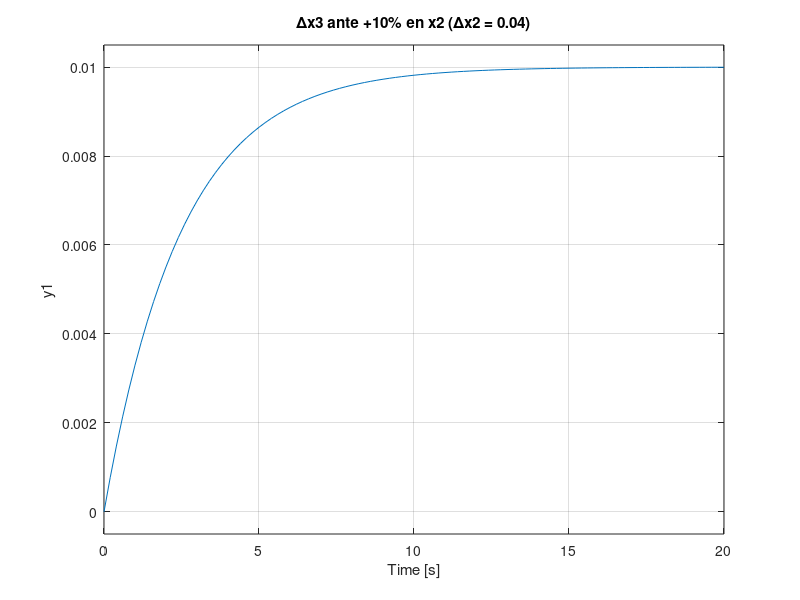
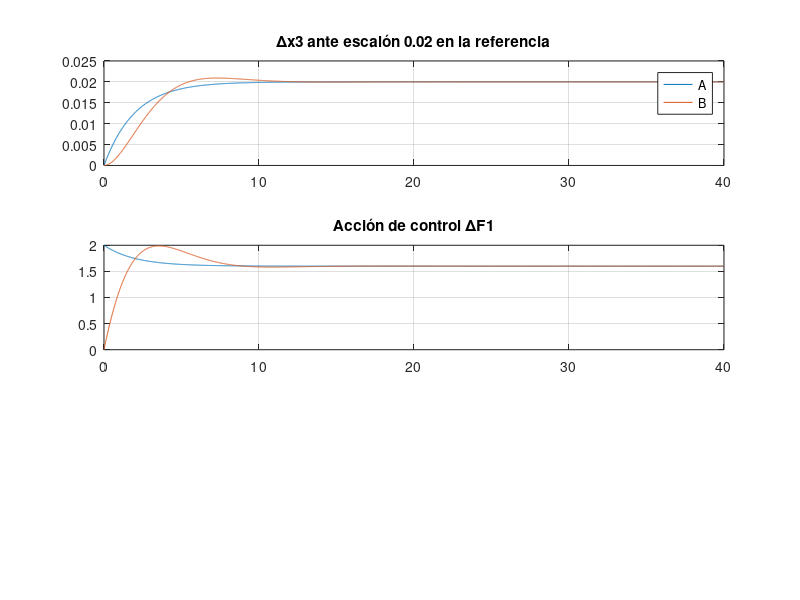

Source code (MATLAB) for these figures, in order: (Note: this script raises an error after producing the figures.)
%% CP-2: Control para plantas de primer orden
clear; clc; close all;

%% ===================== Ejercicio 1: modelo del mezclador =====================
x1 = 0.6; F2 = 1; V = 10;           % constantes (rho se cancela)
F1o = 3; x2o = 0.4;                 % punto de operación conocido
F3o = F1o + F2;                     % c) balance total en estado estable
x3o = (x1*F1o + x2o*F2)/F3o;        % c) balance parcial en estado estable
fprintf('F3o = %.2f cm3/min   x3o = %.4f\n', F3o, x3o);

% e) Linealización: V dx3/dt = x1 F1 + x2 F2 - x3 (F1 + F2)
%    10 dX3/dt + 4 X3 = (x1 - x3o) F1 + F2 X2 = 0.05 F1 + 1 X2
G_x3F1 = tf(x1 - x3o, [V F3o]);     % 0.05/(10s+4) = 0.0125/(2.5s+1)
G_x3x2 = tf(F2,       [V F3o]);     % 1/(10s+4)    = 0.25/(2.5s+1)
G_F3F1 = tf(1);                     % F3 = F1 + F2  ->  dF3 = dF1

% g) Escalones del 10 % en cada entrada
figure('Name','1g');
subplot(3,1,1); step(0.1*F1o*G_x3F1, 20); grid on; title('\Deltax3 ante +10% en F1 (\DeltaF1 = 0.3)');
subplot(3,1,2); step(0.1*F1o*G_F3F1, 20); grid on; title('\DeltaF3 ante +10% en F1');
subplot(3,1,3); step(0.1*x2o*G_x3x2, 20); grid on; title('\Deltax3 ante +10% en x2 (\Deltax2 = 0.04)');
fprintf('Dx3(inf) por F1: %.5f   por x2: %.5f   ts(2%%) = 4*2.5 = 10 min\n', ...
        dcgain(0.3*G_x3F1), dcgain(0.04*G_x3x2));

%% ===================== Ejercicio 2: control de x3 con F1 =====================
G  = tf(0.05, [10 4]);   % planta     K = 0.0125, T = 2.5
Gd = tf(1,    [10 4]);   % perturbación
K = 0.0125; T = 2.5;
r0 = 0.02; d0 = 0.01; umax = 2;

% Diseño A: PI por cancelación (Ti = T) con la mayor Kp que no satura.
% u(0+) = Kp*r0 y u(inf) = r0/K = 1.6  ->  Kp <= umax/r0 = 100
KpA = umax/r0;  TiA = T;
GcA = KpA*tf([TiA 1], [TiA 0]);
TlcA = T/(KpA*K);
fprintf('\nA) Kp = %.1f  Ti = %.2f  Tlc = %.2f min  ts ~ %.1f min\n', KpA, TiA, TlcA, 4*TlcA);

% Diseño B: PI con 2º orden deseado (zeta = 0.7) y prefiltro 1/(Ti s + 1)
z = 0.7; tss = 9.5;                 % tss mínimo que no satura ~ 9.34 min
wn  = 4/(z*tss);
KpB = (2*z*wn*T - 1)/K;
TiB = KpB*K/(T*wn^2);
GcB = KpB*tf([TiB 1], [TiB 0]);
Pf  = tf(1, [TiB 1]);
fprintf('B) wn = %.3f  Kp = %.2f  Ti = %.3f\n', wn, KpB, TiB);

% Nota: se calculan las respuestas y se grafican con plot(). En MATLAB recientes,
% step() dibuja un "chart" que se borra si se vuelve a llamar subplot().
t = (0:0.01:40)';
disenos = {GcA, 1; GcB, Pf};
Y = zeros(numel(t), 2);  U = Y;  D = Y;
for i = 1:2
    Gc = disenos{i,1}; P = disenos{i,2};
    Y(:,i) = step(r0*P*feedback(Gc*G, 1), t);       % x3 / referencia
    U(:,i) = step(r0*P*feedback(Gc, G), t);         % u  / referencia
    D(:,i) = step(d0*Gd*feedback(1, Gc*G), t);      % x3 / perturbación
end
figure('Name','2b');
subplot(3,1,1); plot(t, Y); grid on; title('\Deltax3 ante escalón 0.02 en la referencia'); legend('A','B');
subplot(3,1,2); plot(t, U); grid on; title('Acción de control \DeltaF1'); yline(umax,'r--');
                legend('A','B','límite'); xlabel('t [min]');
subplot(3,1,3); plot(t, D); grid on; title('\Deltax3 ante escalón 0.01 en la perturbación'); legend('A','B');
xlabel('t [min]');
for i = 1:2
    S = stepinfo(Y(:,i), t, r0);
    fprintf('Diseño %s: ts = %.2f min  Mp = %.1f%%  |u|max = %.3f  pico pert = %.5f\n', ...
            char('A'+i-1), S.SettlingTime, S.Overshoot, max(abs(U(:,i))), max(abs(D(:,i))));
end
